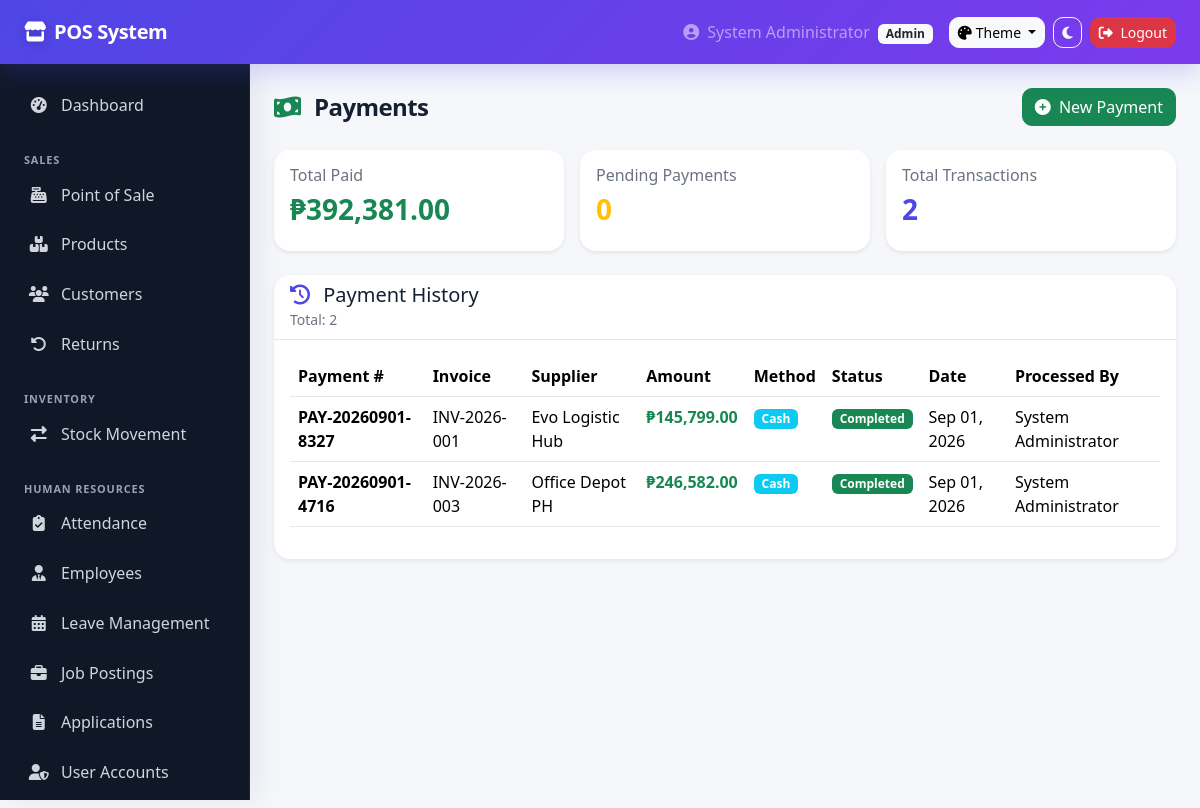
/modules/procurement/payments.php (signed in), run on the app's committed database.
### tables this page shows
CREATE TABLE `payments` (
  `id` int(11) NOT NULL,
  `payment_number` varchar(50) NOT NULL,
  `invoice_id` int(11) DEFAULT NULL,
  `amount` decimal(12,2) DEFAULT NULL,
  `payment_date` date DEFAULT NULL,
  `payment_method` enum('bank_transfer','cheque','virtual_card','cash') DEFAULT 'bank_transfer',
  `reference_number` varchar(100) DEFAULT NULL,
  `notes` text DEFAULT NULL,
  `status` enum('scheduled','processing','completed','failed') DEFAULT 'scheduled',
  `processed_by` int(11) DEFAULT NULL,
  `created_at` timestamp NOT NULL DEFAULT current_timestamp()
);

CREATE TABLE `invoices` (
  `id` int(11) NOT NULL,
  `invoice_number` varchar(50) NOT NULL,
  `po_id` int(11) DEFAULT NULL,
  `supplier_id` int(11) DEFAULT NULL,
  `invoice_date` date DEFAULT NULL,
  `total_amount` decimal(12,2) DEFAULT NULL,
  `tax_amount` decimal(10,2) DEFAULT 0.00,
  `net_amount` decimal(12,2) DEFAULT NULL,
  `status` enum('received','matched','pending_payment','paid','rejected') DEFAULT 'received',
  `match_status` enum('pending','matched','mismatch') DEFAULT 'pending',
  `received_at` timestamp NOT NULL DEFAULT current_timestamp(),
  `paid_at` timestamp NULL DEFAULT NULL,
  `notes` text DEFAULT NULL
);

CREATE TABLE `suppliers` (
  `id` int(11) NOT NULL,
  `supplier_code` varchar(50) NOT NULL,
  `company_name` varchar(100) NOT NULL,
  `contact_person` varchar(100) DEFAULT NULL,
  `email` varchar(100) DEFAULT NULL,
  `phone` varchar(20) DEFAULT NULL,
  `address` text DEFAULT NULL,
  `tax_id` varchar(50) DEFAULT NULL,
  `payment_terms` varchar(50) DEFAULT 'Net 30',
  `lead_time_days` int(11) DEFAULT 7,
  `rating` decimal(3,2) DEFAULT 0.00,
  `is_active` tinyint(1) DEFAULT 1,
  `created_at` timestamp NOT NULL DEFAULT current_timestamp()
);

CREATE TABLE `users` (
  `id` int(11) NOT NULL,
  `username` varchar(50) NOT NULL,
  `password` varchar(255) NOT NULL,
  `email` varchar(100) NOT NULL,
  `full_name` varchar(100) NOT NULL,
  `role_id` int(11) DEFAULT NULL,
  `is_active` tinyint(1) DEFAULT 1,
  `created_at` timestamp NOT NULL DEFAULT current_timestamp()
);

### modules/procurement/payments.php (the view, shortened to what this page needs)
<?php
$db = getDB();
$payments = $db->query("
    SELECT p.*, i.invoice_number, po.po_number, s.company_name, u.full_name as processed_by_name
    FROM payments p
    JOIN invoices i ON p.invoice_id = i.id
    JOIN purchase_orders po ON i.po_id = po.id
    JOIN suppliers s ON i.supplier_id = s.id
    JOIN users u ON p.processed_by = u.id
    ORDER BY p.created_at DESC
    LIMIT 50
")->fetchAll();
$summary = [
    'total_paid' => $db->query("SELECT SUM(amount) FROM payments WHERE status = 'completed'")->fetchColumn() ?: 0,
    'pending_payments' => $db->query("SELECT COUNT(*) FROM invoices WHERE match_status = 'matched' AND status != 'paid'")->fetchColumn(),
    'total_payments' => $db->query("SELECT COUNT(*) FROM payments")->fetchColumn(),
];
?>
<!DOCTYPE html>
<html lang="en" data-bs-theme="light" data-pos-theme="light" data-pos-palette="indigo">
<head>
    <link href="<?php echo BASE_PATH; ?>assets/vendor/bootstrap/bootstrap.min.css?v=20260913" rel="stylesheet">
    <link rel="stylesheet" href="<?php echo BASE_PATH; ?>assets/vendor/fontawesome/all.min.css?v=20260913">
    <link rel="stylesheet" href="<?php echo BASE_PATH; ?>assets/css/custom.css?v=20260913">
</head>
<body>
    <?php include BASE_PATH . 'includes/header.php'; ?>
    <div class="d-flex">
        <?php include BASE_PATH . 'includes/sidebar.php'; ?>
        <div class="main-content flex-grow-1 p-4">
            <div class="d-flex justify-content-between align-items-center mb-4">
                <h4 class="mb-0"><i class="fas fa-money-bill-wave me-2 text-success"></i> Payments</h4>
                <button class="btn btn-success" data-bs-toggle="modal" data-bs-target="#paymentModal">
                    <i class="fas fa-plus-circle me-1"></i> New Payment
                </button>
            </div>
            <div class="row g-3 mb-4">
                <div class="col-md-4">
                    <div class="card border-0 shadow-sm">
                        <div class="card-body">
                            <h6 class="text-muted">Total Paid</h6>
                            <h3 class="fw-bold text-success">₱<?php echo number_format($summary['total_paid'], 2); ?></h3>
                        </div>
                    </div>
                </div>
                <div class="col-md-4">
                    <div class="card border-0 shadow-sm">
                        <div class="card-body">
                            <h6 class="text-muted">Pending Payments</h6>
                            <h3 class="fw-bold text-warning"><?php echo $summary['pending_payments']; ?></h3>
                        </div>
                    </div>
                </div>
                <div class="col-md-4">
                    <div class="card border-0 shadow-sm">
                        <div class="card-body">
                            <h6 class="text-muted">Total Transactions</h6>
                            <h3 class="fw-bold text-primary"><?php echo $summary['total_payments']; ?></h3>
                        </div>
                    </div>
                </div>
            </div>
            <div class="card border-0 shadow-sm">
                <div class="card-header bg-transparent">
                    <h5 class="mb-0"><i class="fas fa-history me-2 text-primary"></i> Payment History</h5>
                    <small class="text-muted">Total: <?php echo count($payments); ?></small>
                </div>
                <div class="card-body table-responsive">
                    <?php if (empty($payments)): ?>
                        <div class="alert alert-info">
                            <i class="fas fa-info-circle me-2"></i> No payments processed yet.
                        </div>
                    <?php else: ?>
                    <table class="table table-hover">
                        <thead>
                            <tr>
                                <th>Payment #</th>
                                <th>Invoice</th>
                                <th>Supplier</th>
                                <th>Amount</th>
                                <th>Method</th>
                                <th>Status</th>
                                <th>Date</th>
                                <th>Processed By</th>
                            </tr>
                        </thead>
                        <tbody>
                            <?php foreach($payments as $p): ?>
                            <tr>
                                <td><strong><?php echo $p['payment_number']; ?></strong></td>
                                <td><?php echo $p['invoice_number']; ?></td>
                                <td><?php echo $p['company_name']; ?></td>
                                <td class="fw-bold text-success">₱<?php echo number_format($p['amount'], 2); ?></td>
                                <td>
                                    <span class="badge bg-<?php echo $p['payment_method'] === 'bank_transfer' ? 'primary' : ($p['payment_method'] === 'cheque' ? 'warning' : 'info'); ?>">
                                        <?php echo str_replace('_', ' ', ucfirst($p['payment_method'])); ?>
                                    </span>
                                </td>
                                <td>
                                    <span class="badge bg-<?php echo $p['status'] === 'completed' ? 'success' : ($p['status'] === 'processing' ? 'warning' : 'danger'); ?>">
                                        <?php echo ucfirst($p['status']); ?>
                                    </span>
                                </td>
                                <td><?php echo date('M d, Y', strtotime($p['payment_date'])); ?></td>
                                <td><?php echo $p['processed_by_name']; ?></td>
                            </tr>
                            <?php endforeach; ?>
                        </tbody>
                    </table>
                    <?php endif; ?>
                </div>
            </div>
        </div>
    </div>
</body>
</html>

### assets/css/custom.css (style rules this page uses)
:root { --pos-primary: #4f46e5; --pos-primary-rgb: 79,70,229; --pos-primary-2: #7c3aed; --pos-accent: #06b6d4; --pos-bg: #f5f7fb; --pos-surface: #ffffff; --pos-surface-2: #f8fafc; --pos-border: #e5e7eb; --pos-text: #172033; --pos-muted: #6b7280; --pos-sidebar: #101828; --pos-sidebar-text: #d0d5dd; --pos-shadow: 0 10px 30px rgba(15, 23, 42, .08); --pos-radius: 16px; --pos-transition: 260ms cubic-bezier(.2,.8,.2,1); }
html[data-pos-palette="indigo"] { --pos-primary:#4f46e5; --pos-primary-rgb:79,70,229; --pos-primary-2:#7c3aed; }
html { scroll-behavior:smooth; }
body { background: var(--pos-bg); color: var(--pos-text); transition: background-color var(--pos-transition), color var(--pos-transition); }
:root, html[data-pos-theme="dark"] { --bs-primary: var(--pos-primary); --bs-primary-rgb: var(--pos-primary-rgb); --bs-link-color: var(--pos-primary); --bs-link-hover-color: var(--pos-primary-2); --bs-body-bg: var(--pos-bg); --bs-body-color: var(--pos-text); --bs-border-color: var(--pos-border); }
.text-primary { color: var(--pos-primary) !important; }
.main-content { min-width: 0; padding-bottom: 2.5rem !important; }
.card, .modal-content, .dropdown-menu, .offcanvas { background-color: var(--pos-surface); color: var(--pos-text); border-color: var(--pos-border) !important; border-radius: var(--pos-radius) !important; box-shadow: var(--pos-shadow); }
.card { overflow: hidden; transition: transform var(--pos-transition), box-shadow var(--pos-transition), background-color var(--pos-transition); }
.card-header, .card-footer { border-color: var(--pos-border) !important; }
.card-header.bg-transparent { background: transparent !important; }
.table { --bs-table-bg: transparent; color: var(--pos-text); }
.table > :not(caption) > * > * { border-bottom-color: var(--pos-border); }
.text-muted { color: var(--pos-muted) !important; }
.page-title, .main-content > .d-flex:first-child h4 { font-weight: 750; letter-spacing: -.025em; }
.btn { border-radius: 10px; transition: transform var(--pos-transition), box-shadow var(--pos-transition), background-color var(--pos-transition); }
*, *::before, *::after { transition-property: background-color, border-color, color, box-shadow; transition-duration: 180ms; transition-timing-function: ease; }
.main-content { min-width:0;min-height:calc(100vh - 56px) }
:root { --pos-sidebar-expanded: 250px; --pos-sidebar-collapsed: 78px; --pos-topbar-height: 64px; }

### data on the page
payments: payment_number "PAY-20260901-8327", invoice.invoice_number "INV-2026-001", suppliers.company_name "Evo Logistic Hub", amount "145,799.00", payment_method "Cash", status "Completed", payment_date "Sep 01, 2026", processed_by.full_name "System Administrator"
payments: payment_number "PAY-20260901-4716", invoice.invoice_number "INV-2026-003", suppliers.company_name "Office Depot PH", amount "246,582.00", payment_method "Cash", status "Completed", payment_date "Sep 01, 2026", processed_by.full_name "System Administrator"

### other printed values
$siteTitle "POS System"
$_SESSION['full_name'] "System Administrator"
$_SESSION['role'] "Admin"
$summary['total_paid'] "392,381.00"
$summary['pending_payments'] "0"
$summary['total_payments'] "2"
count($payments) "2"
